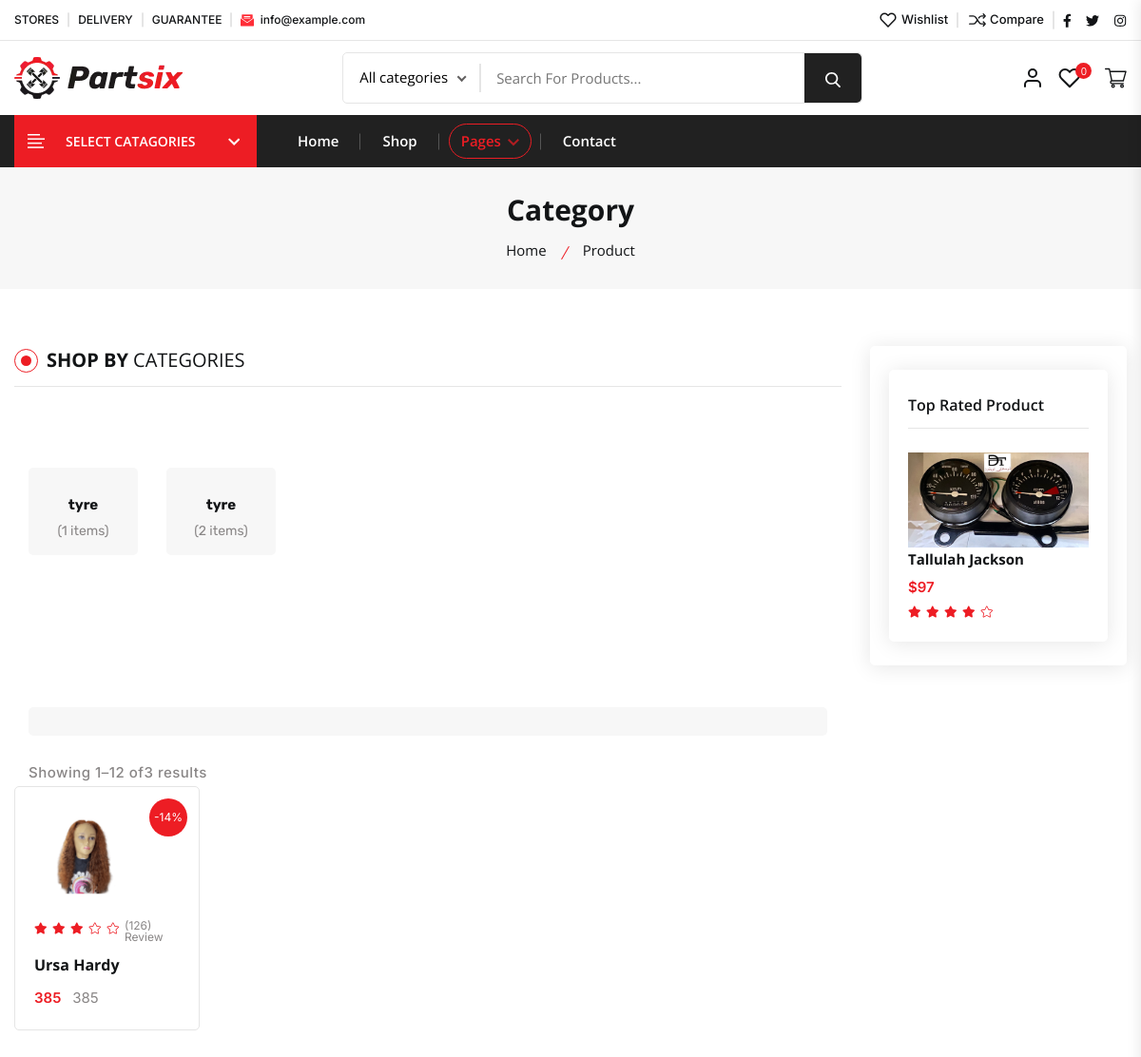
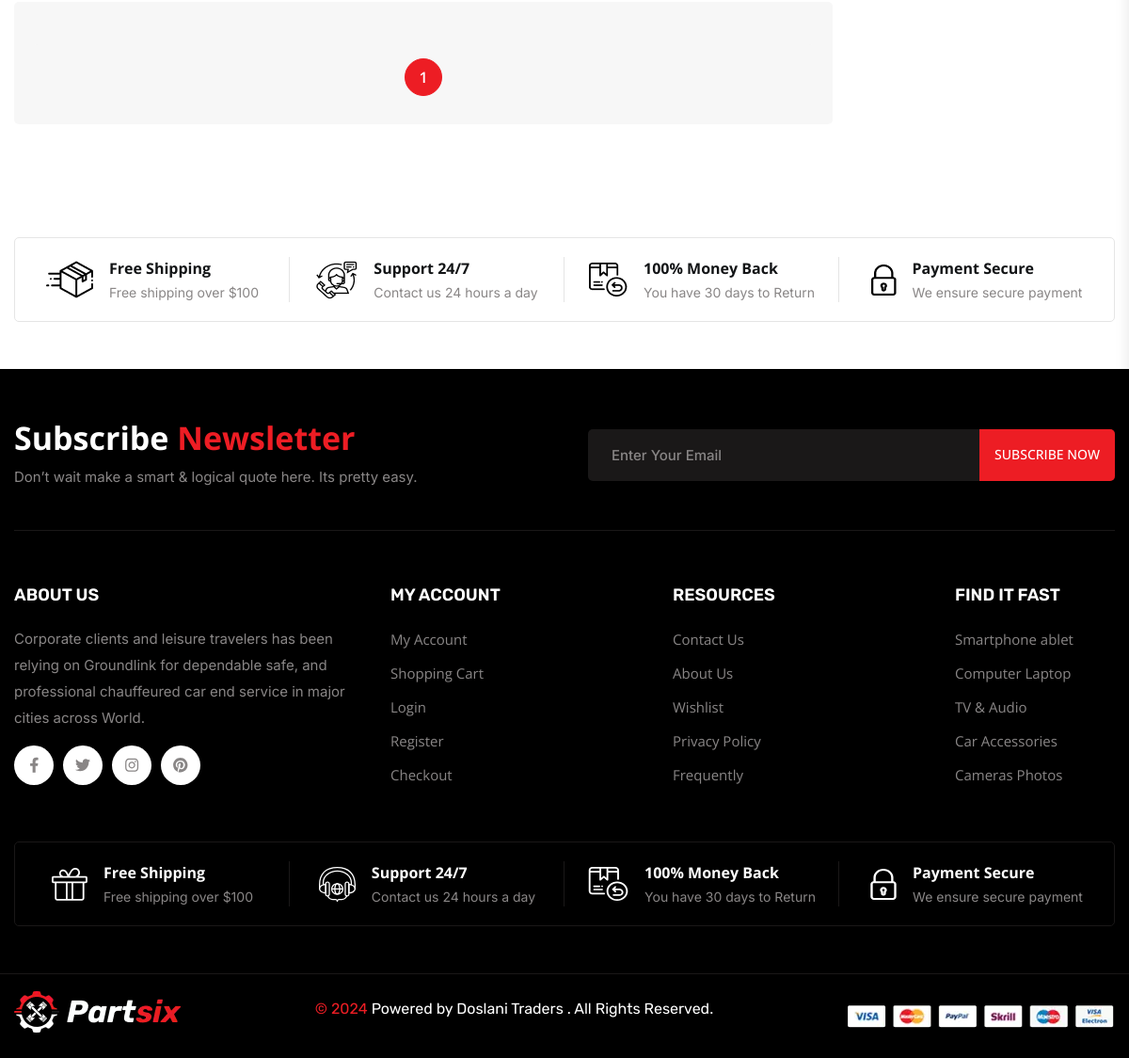
/category_fetch.php?cat_id=30, run on the app's committed database (2 pictures, top to bottom).
### tables this page shows
CREATE TABLE `category` (
  `category_id` int(11) NOT NULL,
  `category_name` varchar(225) NOT NULL,
  `category_image` blob NOT NULL
);

CREATE TABLE `product` (
  `id` int(11) NOT NULL,
  `name` varchar(225) NOT NULL,
  `price` int(11) NOT NULL,
  `quantity` int(11) NOT NULL,
  `description` varchar(225) NOT NULL,
  `fully_detail` longtext NOT NULL,
  `popularity` int(11) NOT NULL DEFAULT 0,
  `color` varchar(500) NOT NULL,
  `size` varchar(225) NOT NULL,
  `category_id` int(11) NOT NULL,
  `image` varchar(225) NOT NULL,
  `created_at` datetime NOT NULL DEFAULT current_timestamp(),
  `updated_at` datetime NOT NULL DEFAULT current_timestamp()
);

### category_fetch.php (the view, shortened to what this page needs)
<?php
include("header.php");
include("connection/connection.php");
?>
    <main class="main__content_wrapper">
        <section class="breadcrumb__section breadcrumb__bg">
            <div class="container">
                <div class="row row-cols-1">
                    <div class="col">
                        <div class="breadcrumb__content text-center">
                            <h1 class="breadcrumb__content--title">Category</h1>
                            <ul class="breadcrumb__content--menu d-flex justify-content-center">
                                <li class="breadcrumb__content--menu__items"><a href="index.php">Home</a></li>
                                <li class="breadcrumb__content--menu__items"><span>Product</span></li>
                            </ul>
                        </div>
                    </div>
                </div>
            </div>
        </section>
        <div class="shop__section section--padding">
            <div class="container">
                <div class="row">
                    <div class="col-xl-9 col-lg-8 shop-col-width-lg-8">
                        <div class="shop__right--sidebar">
                            <div class="categories__shop mb-50">
                                <div class="section__heading border-bottom mb-30">
                                    <h2 class="section__heading--maintitle">Shop By <span>Categories</span></h2>
                                </div>
                                <section class="categories__section section--padding">
            <div class="container">
        <div class="row mb--n25">
        <?php
          $query = "SELECT category.*, COUNT(product.id) AS product_count
          FROM category
          LEFT JOIN product ON category.category_id = product.category_id
          GROUP BY category.category_id";
          $query_connect = mysqli_query($conn, $query);
        foreach ($query_connect as $rows) {
        ?>
        <div class="col-lg-2 col-md-4 col-sm-4 col-6 mb-25">
        <div class="categories__card text-center">
            <a class="categories__card--link" href="category_fetch.php?cat_id=<?php echo $rows["category_id"] ?>">
                <h2 class="categories__title"><?php echo $rows["category_name"]; ?></h2>
                <span class="categories__subtitle">(<?php echo $rows["product_count"]; ?> items)</span>
            </a>
        </div>
    </div>
    <?php
    }
    ?>
        </div>
    </div>
</section>
                            </div>
    <div class="shop__section section--padding">
            <div class="container">
                <div class="shop__product--wrapper">
                    <div class="shop__header d-flex align-items-center justify-content-between mb-30">
                        </div>
                       <?php
                $dash_category_query = "SELECT * from product";
                $dash_category_run = mysqli_query($conn,$dash_category_query);
                if($category_total = mysqli_num_rows($dash_category_run))
                {
                  echo '<p class="product__showing--count">Showing 1–12 of'.$category_total.'</h4>';
                }
                else{
                  echo '<h4 class="mb-0">NO DATA FOUND</h4>';
                }
                ?> results</p>
                    </div>
                    <?php
            if (isset($_GET['search'])) {
                $search = mysqli_real_escape_string($conn, $_GET['search']);
                $query = "SELECT * FROM product WHERE name LIKE '%$search%'";
            } else {
                $itemsPerPage = 12;
                $currentPage = isset($_GET['page']) ? $_GET['page'] : 1;
                $startFrom = ($currentPage - 1) * $itemsPerPage;
                $query = "SELECT * FROM product LIMIT $startFrom, $itemsPerPage";
            }
            $query_connect = mysqli_query($conn, $query);
            ?>
            </div>
                                <div class="tab_content">
                                <div id="product_grid" class="tab_pane active show">
                                <div class="product__section--inner">
                                            <div class="row mb--n30">
                                            <?php
                                if(isset($_GET["cat_id"])){
                                    $cat_id = $_GET["cat_id"];
                                    $selectquery = "SELECT * from product WHERE product.category_id = {$cat_id}";
                                    $selectqueryconnect = mysqli_query($conn, $selectquery);
                                    foreach($selectqueryconnect as $rows){
                                    ?>
                                                <div class="col-lg-3 col-md-3 col-sm-6 col-6 custom-col mb-30">
                                                    <article class="product__card">
                                                        <div class="product__card--thumbnail">
                                                            <a class="product__card--thumbnail__link display-block" href="product-details.php?pro_id=<?php echo $rows["id"] ?>">
                                                                <img class="product__card--thumbnail__img product__primary--img" src="<?php echo str_replace('../', '', $rows["image"]); ?>" style="width: 100px; height: 100px;" alt="">
                                                            </a>
                                                            <span class="product__badge">-14%</span>
                                                        </div>
                                                        <div class="product__card--content">
                                                            <ul class="rating product__card--rating d-flex">
                                                                <li class="rating__list">
                                                                    <span class="rating__icon">
                                                                    </span>
                                                                </li>
                                                                <li class="rating__list">
                                                                    <span class="rating__icon">
                                                                    </span>
                                                                </li>
                                                                <li class="rating__list">
                                                                    <span class="rating__icon">
                                                                    </span>
                                                                </li>
                                                                <li class="rating__list">
                                                                    <span class="rating__icon">
                                                                    </span>
                                                                </li>
                                                                <li class="rating__list">
                                                                    <span class="rating__icon">
                                                                    </span>
                                                                </li>
                                                                <li>
                                                                    <span class="rating__review--text">(126) Review</span>
                                                                </li>
                                                            </ul>
                                                            <h3 class="product__card--title"><a href="product-details.html"><?php echo $rows["name"]; ?></a></h3>
                                                            <div class="product__card--price">
                                                                <span class="current__price"><?php echo $rows["price"]; ?></span>
                                                                <span class="old__price"><?php echo $rows["price"]; ?></span>
                                                            </div>
                                                        </div>
                                                    </article>
                                                </div>
                                                <?php
                                        }
                                        }
                                        ?>
                                            </div>
                                        </div>
                                        </div>
                                <div class="pagination__area">
                               <?php
                                $totalPages = ceil(mysqli_num_rows($query_connect) / $itemsPerPage);
                                echo '<div class="pagination__area">
                                 <nav class="pagination justify-content-center">
                                <ul class="pagination__wrapper d-flex align-items-center justify-content-center">';
for ($i = 1; $i <= $totalPages; $i++) {
    if ($i == $currentPage) {
        echo '<li class="pagination__list"><span class="pagination__item pagination__item--current">' . $i . '</span></li>';
    } else {
        echo '<li class="pagination__list"><a href="shop.html?page=' . $i . '" class="pagination__item link">' . $i . '</a></li>';
    }
}
echo '</ul></nav></div>';
?>
                                </div>
                            </div>
                        </div>
                    </div>
                    </div>
                    <div class="col-xl-3 col-lg-4 shop-col-width-lg-4">
                        <div class="shop__sidebar--widget widget__area d-none d-lg-block">
                            <div class="single__widget widget__bg">
                            <div class="single__widget widget__bg">
                                <h2 class="widget__title h3">Top Rated Product</h2>
                                <div class="shop__sidebar--product">
                                    <div class="small__product--card d-flex">
                                    <?php
                                       $query = "SELECT * FROM product WHERE popularity = 1 ORDER BY popularity DESC LIMIT 4";
                                       $query_connect = mysqli_query($conn, $query);
                                       ?>
                                        <?php
                                        foreach ($query_connect as $rows) {
                                            ?>
                                        <div class="small__product--thumbnail">
                                        <div class="small__product--content">
                                        <a class="display-block" href="product-details.html"><img src="<?php echo str_replace('../', '', $rows["image"]); ?>" style="width: 200px; height: 100px;" alt=""></a>
                                            <h3 class="small__product--card__title"><a href="product-details.html"><?php echo $rows['name'];?></a></h3>
                                            <div class="small__product--card__price">
                                                <span class="current__price">$<?php echo $rows["price"];?></span>
                                            </div>
                                            <ul class="rating small__product--rating d-flex">
                                                <li class="rating__list">
                                                    <span class="rating__icon">
                                                    </span>
                                                </li>
                                                <li class="rating__list">
                                                    <span class="rating__icon">
                                                    </span>
                                                </li>
                                                <li class="rating__list">
                                                    <span class="rating__icon">
                                                    </span>
                                                </li>
                                                <li class="rating__list">
                                                    <span class="rating__icon">
                                                    </span>
                                                </li>
                                                <li class="rating__list">
                                                    <span class="rating__icon">
                                                    </span>
                                                </li>
                                            </ul>
                                        </div>
                                        <?php
                                        }
                                        ?>
                                    </div>
                                    </div>
                                    </div>
                                </div>
                            </div>
                        </div>
                    </div>
                </div>
            </div>
        </div>
        <section class="shipping__section">
            <div class="container">
                <div class="shipping__inner style2 d-flex">
                    <div class="shipping__items style2 d-flex align-items-center">
                        <div class="shipping__icon">
                            <img src="assets/img/other/shipping1.webp" alt="icon-img">
                        </div>
                        <div class="shipping__content">
                            <h2 class="shipping__content--title h3">Free Shipping</h2>
                            <p class="shipping__content--desc">Free shipping over $100</p>
                        </div>
                    </div>
                    <div class="shipping__items style2 d-flex align-items-center">
                        <div class="shipping__icon">
                            <img src="assets/img/other/shipping2.webp" alt="icon-img">
                        </div>
                        <div class="shipping__content">
                            <h2 class="shipping__content--title h3">Support 24/7</h2>
                            <p class="shipping__content--desc">Contact us 24 hours a day</p>
                        </div>
                    </div>
                    <div class="shipping__items style2 d-flex align-items-center">
                        <div class="shipping__icon">
                            <img src="assets/img/other/shipping3.webp" alt="icon-img">
                        </div>
                        <div class="shipping__content">
                            <h2 class="shipping__content--title h3">100% Money Back</h2>
                            <p class="shipping__content--desc">You have 30 days to Return</p>
                        </div>
                    </div>
                    <div class="shipping__items style2 d-flex align-items-center">
                        <div class="shipping__icon">
                            <img src="assets/img/other/shipping4.webp" alt="icon-img">
                        </div>
                        <div class="shipping__content">
                            <h2 class="shipping__content--title h3">Payment Secure</h2>
                            <p class="shipping__content--desc">We ensure secure payment</p>
                        </div>
                    </div>
                </div>
            </div>
        </section>
    </main>
        <?php
        include("footer.php");
        ?>
</body>
</html>

### data on the page
category: category_name "tyre", product_count "1"
category: category_name "tyre", product_count "2"
product: image (picture), name "Ursa Hardy", price "385"
product: image (picture), name "Tallulah Jackson", price "97"

### other printed values
$category_total "3"
